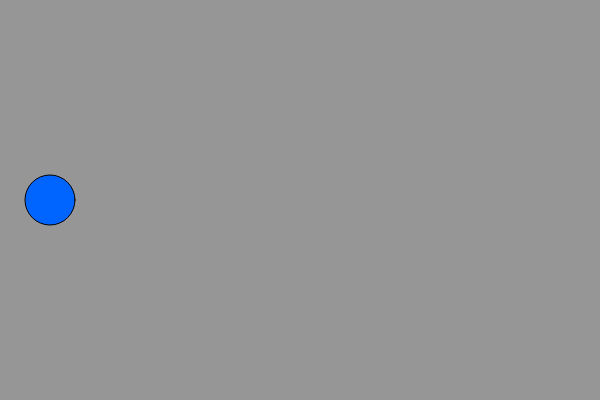
Frame 1 (no input)
Frame 60 (no input): blank canvas, image omitted
Frame 120 (the mouse pressed at the canvas centre since frame 60): blank canvas, image omitted

The p5.js sketch that drew this single still picture (run headless with seeded random() and noise() and a simulated clock; from frame 60 on, the mouse is pressed at the canvas centre):

// p5.js sketch
// ── sketch.js
var circleX = 50;

function setup() {
  createCanvas(600, 400);
  
}

function draw() {
  background(150);
  
  fill(0, 100, 255);
  ellipse(circleX, 200, 50, 50);
  
  circleX += 10;
  
}
